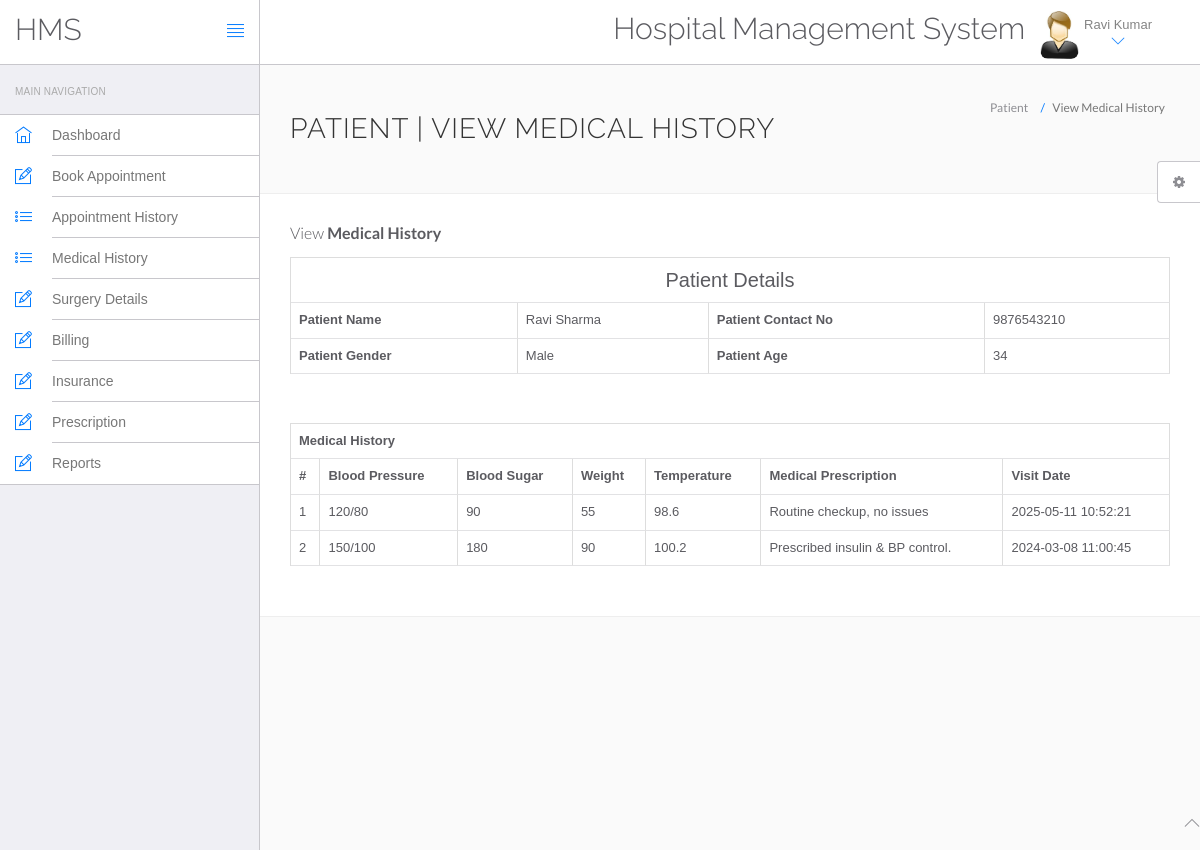
The page /hms/view-medhistory.php (signed in) on the database its author committed.
### tables this page shows
CREATE TABLE `users` (
  `id` int(11) NOT NULL,
  `fullName` varchar(100) DEFAULT NULL,
  `address` text DEFAULT NULL,
  `city` varchar(100) DEFAULT NULL,
  `gender` varchar(10) DEFAULT NULL,
  `email` varchar(100) DEFAULT NULL,
  `password` varchar(255) DEFAULT NULL,
  `regDate` timestamp NOT NULL DEFAULT current_timestamp(),
  `updationDate` timestamp NOT NULL DEFAULT current_timestamp() ON UPDATE current_timestamp()
);

CREATE TABLE `tblpatient` (
  `ID` int(10) NOT NULL,
  `Docid` int(10) DEFAULT NULL,
  `PatientName` varchar(200) DEFAULT NULL,
  `PatientContno` bigint(10) DEFAULT NULL,
  `PatientEmail` varchar(200) DEFAULT NULL,
  `PatientGender` varchar(50) DEFAULT NULL,
  `PatientAdd` mediumtext DEFAULT NULL,
  `PatientAge` int(10) DEFAULT NULL,
  `PatientMedhis` mediumtext DEFAULT NULL,
  `CreationDate` timestamp NOT NULL DEFAULT current_timestamp(),
  `UpdationDate` timestamp NOT NULL DEFAULT current_timestamp() ON UPDATE current_timestamp()
);

CREATE TABLE `tblmedicalhistory` (
  `id` int(11) NOT NULL,
  `userId` int(11) DEFAULT NULL,
  `bloodPressure` varchar(20) DEFAULT NULL,
  `bloodSugar` int(11) DEFAULT NULL,
  `weight` int(11) DEFAULT NULL,
  `temperature` decimal(4,1) DEFAULT NULL,
  `medicalPres` text DEFAULT NULL,
  `creationDate` timestamp NOT NULL DEFAULT current_timestamp()
);

### hms/view-medhistory.php (the view, shortened to what this page needs)
<?php
include('include/config.php');
?>
<!DOCTYPE html>
<html lang="en">
<head>
    <link rel="stylesheet" href="vendor/bootstrap/css/bootstrap.min.css">
    <link rel="stylesheet" href="vendor/fontawesome/css/font-awesome.min.css">
    <link rel="stylesheet" href="vendor/themify-icons/themify-icons.min.css">
    <link href="vendor/animate.css/animate.min.css" rel="stylesheet" media="screen">
    <link href="vendor/perfect-scrollbar/perfect-scrollbar.min.css" rel="stylesheet" media="screen">
    <link href="vendor/switchery/switchery.min.css" rel="stylesheet" media="screen">
    <link href="vendor/bootstrap-touchspin/jquery.bootstrap-touchspin.min.css" rel="stylesheet" media="screen">
    <link href="vendor/select2/select2.min.css" rel="stylesheet" media="screen">
    <link href="vendor/bootstrap-datepicker/bootstrap-datepicker3.standalone.min.css" rel="stylesheet" media="screen">
    <link href="vendor/bootstrap-timepicker/bootstrap-timepicker.min.css" rel="stylesheet" media="screen">
    <link rel="stylesheet" href="assets/css/styles.css">
    <link rel="stylesheet" href="assets/css/plugins.css">
    <link rel="stylesheet" href="assets/css/themes/theme-1.css" id="skin_color" />
</head>
<body>
<div id="app">
    <?php include('include/sidebar.php'); ?>
    <div class="app-content">
        <?php include('include/header.php'); ?>
        <div class="main-content">
            <div class="wrap-content container" id="container">
                <section id="page-title">
                    <div class="row">
                        <div class="col-sm-8">
                            <h1 class="mainTitle">Patient | View Medical History</h1>
                        </div>
                        <ol class="breadcrumb">
                            <li><span>Patient</span></li>
                            <li class="active"><span>View Medical History</span></li>
                        </ol>
                    </div>
                </section>
                <div class="container-fluid container-fullw bg-white">
                    <div class="row">
                        <div class="col-md-12">
                            <h5 class="over-title margin-bottom-15">View <span class="text-bold">Medical History</span></h5>
                            <?php
                            $patientid = $_SESSION['id'];
                            $query = "SELECT PatientName, PatientContno, PatientGender, PatientAge FROM tblpatient WHERE ID='$patientid'";
                            $result = mysqli_query($con, $query) or die("Patient Query Error: " . mysqli_error($con));
                            if (mysqli_num_rows($result) > 0) {
                                $row = mysqli_fetch_assoc($result);
                                ?>
                                <table border="1" class="table table-bordered">
                                    <tr align="center">
                                        <td colspan="4" style="font-size:20px;color:blue">Patient Details</td>
                                    </tr>
                                    <tr>
                                        <th>Patient Name</th>
                                        <td><?php echo $row['PatientName']; ?></td>
                                        <th>Patient Contact No</th>
                                        <td><?php echo $row['PatientContno']; ?></td>
                                    </tr>
                                    <tr>
                                        <th>Patient Gender</th>
                                        <td><?php echo $row['PatientGender']; ?></td>
                                        <th>Patient Age</th>
                                        <td><?php echo $row['PatientAge']; ?></td>
                                    </tr>
                                </table>
                                <p>&nbsp;</p>
                            <?php } else {
                                echo "<p class='text-danger'>No patient details found.</p>";
                            } ?>
                            <?php
                            $historyQuery = "SELECT id, userId, bloodPressure, bloodSugar, weight, temperature, medicalPres, creationDate FROM tblmedicalhistory WHERE userId='$patientid'";
                            $historyResult = mysqli_query($con, $historyQuery) or die("Medical History Query Error: " . mysqli_error($con));
                            if (mysqli_num_rows($historyResult) > 0) {
                                ?>
                                <table id="datatable" class="table table-bordered dt-responsive nowrap" style="width:100%;">
                                    <tr align="center">
                                        <th colspan="7">Medical History</th>
                                    </tr>
                                    <tr>
                                        <th>#</th>
                                        <th>Blood Pressure</th>
                                        <th>Blood Sugar</th>
                                        <th>Weight</th>
                                        <th>Temperature</th>
                                        <th>Medical Prescription</th>
                                        <th>Visit Date</th>
                                    </tr>
                                    <?php
                                    $cnt = 1;
                                    while ($row = mysqli_fetch_assoc($historyResult)) {
                                        ?>
                                        <tr>
                                            <td><?php echo $cnt; ?></td>
                                            <td><?php echo $row['bloodPressure']; ?></td>
                                            <td><?php echo $row['bloodSugar']; ?></td>
                                            <td><?php echo $row['weight']; ?></td>
                                            <td><?php echo $row['temperature']; ?></td>
                                            <td><?php echo $row['medicalPres']; ?></td>
                                            <td><?php echo $row['creationDate']; ?></td>
                                        </tr>
                                        <?php $cnt++;
                                    } ?>
                                </table>
                            <?php } else {
                                echo "<p class='text-warning'>No medical history records found for this patient.</p>";
                            } ?>
                        </div>
                    </div>
                </div>
            </div>
        </div>
    </div>
</div>
<?php include('include/footer.php'); ?>
<?php include('include/setting.php'); ?>
</body>
</html>

### hms/include/header.php (shortened to what this page needs)
<header class="navbar navbar-default navbar-static-top">
					<div class="navbar-header">
						<a class="navbar-brand" href="#">
							<h2 style="padding-top:20% ">HMS</h2>
						</a>
						<a href="#" class="sidebar-toggler pull-right visible-md visible-lg" data-toggle-class="app-sidebar-closed" data-toggle-target="#app">
							<i class="ti-align-justify"></i>
						</a>
					</div>
					<div class="navbar-collapse collapse">
						<ul class="nav navbar-right">
								<li  style="padding-top:2% ">
								<h2>Hospital Management System</h2>
							</li>
							<li class="dropdown current-user">
								<a href class="dropdown-toggle" data-toggle="dropdown">
									<img src="assets/images/images.jpg"> <span class="username">
									<?php $query=mysqli_query($con,"select fullName from users where id='".$_SESSION['id']."'");
while($row=mysqli_fetch_array($query))
{
	echo $row['fullName'];
}
									?> <i class="ti-angle-down"></i></i></span>
								</a>
							</li>
						</ul>
					</div>
				</header>

### hms/assets/css/themes/theme-1.css (style rules this page uses)
body { background: #FAFAFA; }
header .navbar-header { background: #ffffff !important; border-right-color: #c8c7cc !important; border-bottom-color: #c8c7cc !important; }
header .navbar-header .sidebar-toggler, header .navbar-header .sidebar-mobile-toggler { color: #007aff !important; }
header .navbar-header .navbar-brand { color: #777 !important; }
header .navbar-collapse { background: #ffffff !important; border-bottom-color: #c8c7cc !important; box-shadow: none !important; }
header .navbar-collapse .navbar-right > li > a { color: #777; }
header .navbar-collapse .navbar-right > li > a i { color: #007aff !important; }

### rows shown on the page
users: fullName "Ravi Kumar"
tblpatient: PatientName "Ravi Sharma", PatientContno "9876543210", PatientGender "Male", PatientAge "34"
tblmedicalhistory: bloodPressure "120/80", bloodSugar "90", weight "55", temperature "98.6", medicalPres "Routine checkup, no issues", creationDate "2025-05-11 10:52:21"
tblmedicalhistory: bloodPressure "150/100", bloodSugar "180", weight "90", temperature "100.2", medicalPres "Prescribed insulin & BP control.", creationDate "2024-03-08 11:00:45"
